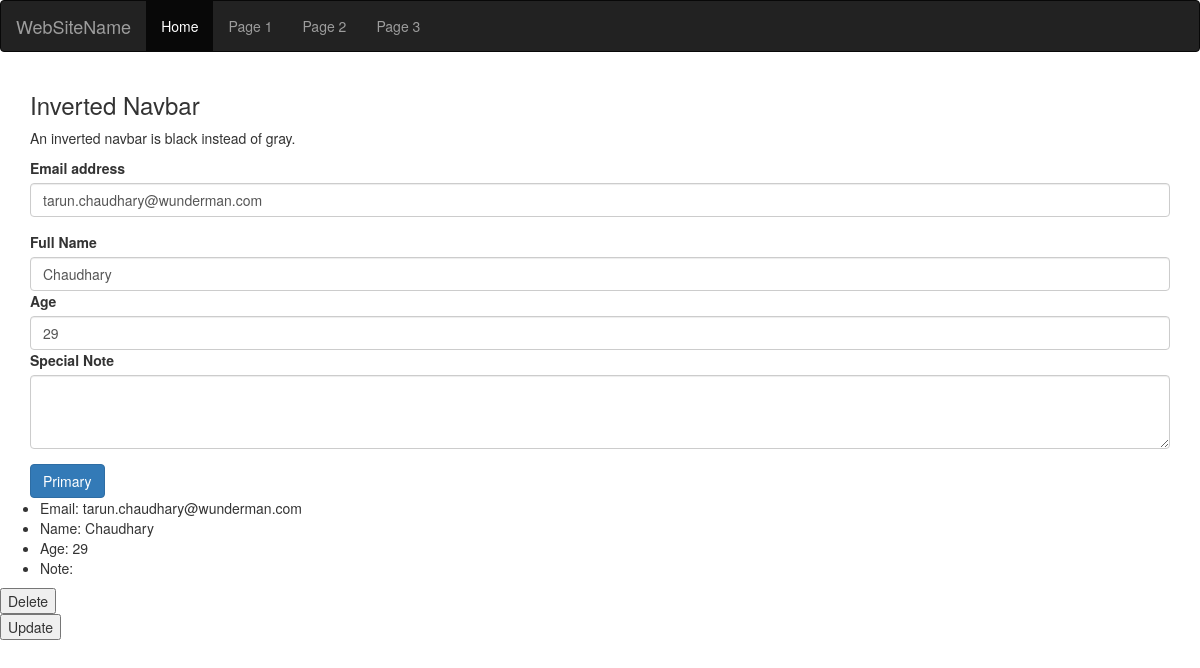
/practice/collection/2/, run on the app's committed database.
### practice/models.py (models this page shows, shortened)
class Human(models.Model):
    id = models.AutoField(primary_key=True)
    email = models.CharField(max_length=500)
    full_name = models.CharField(max_length=300)
    age = models.IntegerField(default=0)
    special_note = models.CharField(max_length=5000)

### practice/views.py (the view)
# urls.py: path('collection/<int:id>/', views.collection_detail, name='collection'),
def collection_detail(request, id):
    human_all = Human.objects.get(id=id)
    context = {'human_all': human_all}
    return render(request, 'detail.html', context)

### practice/templates/detail.html (shortened to what this page needs)
{% extends 'base.html' %}
{% block body  %}
<div class="container">
  <h3>Inverted Navbar</h3>
  <p>An inverted navbar is black instead of gray.</p>
    <form action="/practice/details/" method="post">{% csrf_token %}
  <div class="form-group">
    <label for="email">Email address</label>
    <input type="email" class="form-control" id="email" placeholder="name@example.com" name="email" value="{{ human_all.email }}">
  </div>
      <div class="col">
    <label for="name">Full Name</label>
    <input type="name" class="form-control" id="name" placeholder="name@example.com" name="name" value="{{ human_all.full_name }}">
  </div>
  <div class="col">
    <label for="age">Age</label>
    <input type="age" class="form-control" id="age" placeholder="name@example.com" name="age" value="{{ human_all.age }}">
  </div>
  <div class="form-group">
    <label for="note">Special Note</label>
    <textarea class="form-control" id="note" rows="3" name="note" value="{{ human_all.special_note }}"></textarea>
  </div>
        <button type="submit" class="btn btn-primary">Primary</button>
</form>
</div>
<ul>
    <li> Email: {{human_all.email }}</li>
    <li>Name: {{ human_all.full_name }}</li>
    <li>Age: {{ human_all.age }}</li>
    <li>Note:{{  human_all.special_note }}</li>
</ul>
<form action="{% url 'delete' human_all.id %}" method="post" style="display: inline">
     <button type="submit">Delete</button>
</form>
<form action="#" method="post">{% csrf_token %}
    <button type="submit">Update</button>
</form>
{% endblock %}

### data on the page
Human: email "tarun.chaudhary@wunderman.com", name "Chaudhary", age "29", full_name "Chaudhary"
